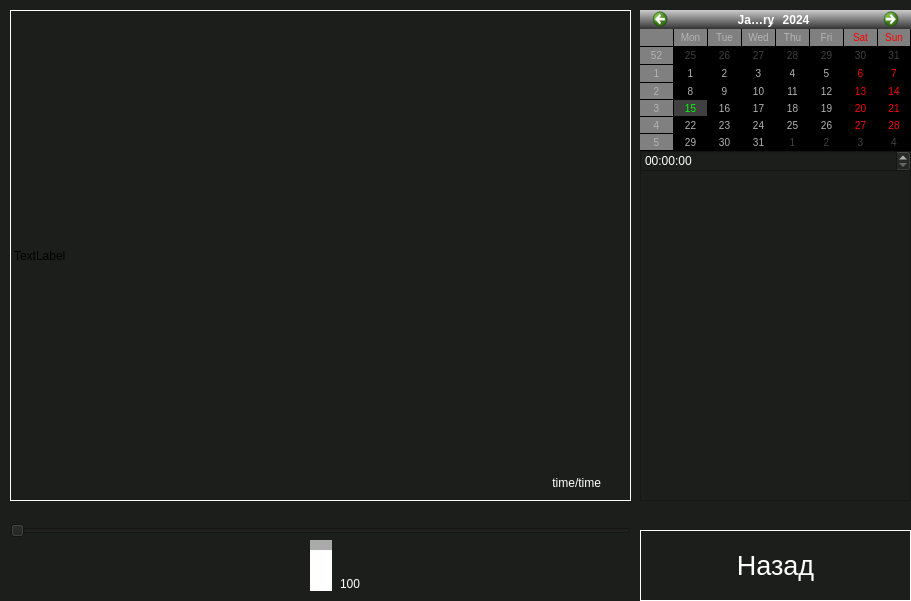
<?xml version="1.0" encoding="UTF-8"?>
<ui version="4.0">
 <class>MainWindow</class>
 <widget class="QMainWindow" name="MainWindow">
  <property name="geometry">
   <rect>
    <x>0</x>
    <y>0</y>
    <width>911</width>
    <height>601</height>
   </rect>
  </property>
  <property name="windowTitle">
   <string>Проигрыватель</string>
  </property>
  <property name="styleSheet">
   <string notr="true">background:#1C1E1B;</string>
  </property>
  <widget class="QWidget" name="centralwidget">
   <property name="enabled">
    <bool>true</bool>
   </property>
   <widget class="QPushButton" name="btn_play">
    <property name="geometry">
     <rect>
      <x>10</x>
      <y>550</y>
      <width>41</width>
      <height>41</height>
     </rect>
    </property>
    <property name="styleSheet">
     <string notr="true">QPushButton{
border:0px;
}
QPushButton:hover{
background:#111;
}</string>
    </property>
    <property name="text">
     <string/>
    </property>
    <property name="icon">
     <iconset resource="resources.qrc">
      <normaloff>:/player/player2.png</normaloff>:/player/player2.png</iconset>
    </property>
    <property name="iconSize">
     <size>
      <width>40</width>
      <height>40</height>
     </size>
    </property>
   </widget>
   <widget class="QPushButton" name="btn_forwardplayer">
    <property name="geometry">
     <rect>
      <x>130</x>
      <y>550</y>
      <width>41</width>
      <height>41</height>
     </rect>
    </property>
    <property name="styleSheet">
     <string notr="true">QPushButton{
border:0px;
}
QPushButton:hover{
background:#111;
}</string>
    </property>
    <property name="text">
     <string/>
    </property>
    <property name="icon">
     <iconset resource="resources.qrc">
      <normaloff>:/player/player3.png</normaloff>:/player/player3.png</iconset>
    </property>
    <property name="iconSize">
     <size>
      <width>40</width>
      <height>40</height>
     </size>
    </property>
   </widget>
   <widget class="QPushButton" name="btn_backplayer">
    <property name="geometry">
     <rect>
      <x>70</x>
      <y>550</y>
      <width>41</width>
      <height>41</height>
     </rect>
    </property>
    <property name="styleSheet">
     <string notr="true">QPushButton{
border:0px;
}
QPushButton:hover{
background:#111;
}</string>
    </property>
    <property name="text">
     <string/>
    </property>
    <property name="icon">
     <iconset resource="resources.qrc">
      <normaloff>:/player/player5.png</normaloff>:/player/player5.png</iconset>
    </property>
    <property name="iconSize">
     <size>
      <width>40</width>
      <height>40</height>
     </size>
    </property>
   </widget>
   <widget class="QSlider" name="horizontalSlider">
    <property name="geometry">
     <rect>
      <x>10</x>
      <y>520</y>
      <width>621</width>
      <height>22</height>
     </rect>
    </property>
    <property name="minimum">
     <number>0</number>
    </property>
    <property name="maximum">
     <number>50000</number>
    </property>
    <property name="pageStep">
     <number>5000</number>
    </property>
    <property name="value">
     <number>0</number>
    </property>
    <property name="sliderPosition">
     <number>0</number>
    </property>
    <property name="orientation">
     <enum>Qt::Horizontal</enum>
    </property>
    <property name="tickPosition">
     <enum>QSlider::NoTicks</enum>
    </property>
   </widget>
   <widget class="QSlider" name="verticalSlider">
    <property name="geometry">
     <rect>
      <x>310</x>
      <y>540</y>
      <width>22</width>
      <height>51</height>
     </rect>
    </property>
    <property name="autoFillBackground">
     <bool>false</bool>
    </property>
    <property name="styleSheet">
     <string notr="true">QSlider::handle:vertical {
    height: 10px;
    background: #aaa;
}

QSlider::groove:vertical {
    background: #fff;
    position: absolute; 
}</string>
    </property>
    <property name="inputMethodHints">
     <set>Qt::ImhNone</set>
    </property>
    <property name="minimum">
     <number>0</number>
    </property>
    <property name="maximum">
     <number>99</number>
    </property>
    <property name="value">
     <number>99</number>
    </property>
    <property name="orientation">
     <enum>Qt::Vertical</enum>
    </property>
    <property name="invertedAppearance">
     <bool>false</bool>
    </property>
    <property name="invertedControls">
     <bool>false</bool>
    </property>
    <property name="tickPosition">
     <enum>QSlider::NoTicks</enum>
    </property>
    <property name="tickInterval">
     <number>0</number>
    </property>
   </widget>
   <widget class="QPushButton" name="btn_back">
    <property name="geometry">
     <rect>
      <x>640</x>
      <y>530</y>
      <width>271</width>
      <height>71</height>
     </rect>
    </property>
    <property name="font">
     <font>
      <pointsize>20</pointsize>
     </font>
    </property>
    <property name="styleSheet">
     <string notr="true">QPushButton{
border:1px solid #fff;
color:#fff;
}
QPushButton:hover{
background:#ccc;
}</string>
    </property>
    <property name="text">
     <string>Назад</string>
    </property>
   </widget>
   <widget class="QLabel" name="label">
    <property name="geometry">
     <rect>
      <x>10</x>
      <y>10</y>
      <width>621</width>
      <height>491</height>
     </rect>
    </property>
    <property name="sizePolicy">
     <sizepolicy hsizetype="Expanding" vsizetype="Expanding">
      <horstretch>0</horstretch>
      <verstretch>0</verstretch>
     </sizepolicy>
    </property>
    <property name="contextMenuPolicy">
     <enum>Qt::CustomContextMenu</enum>
    </property>
    <property name="styleSheet">
     <string notr="true">border:1px solid #fff;</string>
    </property>
    <property name="text">
     <string>TextLabel</string>
    </property>
   </widget>
   <widget class="QLabel" name="label_2">
    <property name="geometry">
     <rect>
      <x>340</x>
      <y>570</y>
      <width>47</width>
      <height>21</height>
     </rect>
    </property>
    <property name="styleSheet">
     <string notr="true">color:#fff;</string>
    </property>
    <property name="text">
     <string>100</string>
    </property>
    <property name="alignment">
     <set>Qt::AlignBottom|Qt::AlignLeading|Qt::AlignLeft</set>
    </property>
   </widget>
   <widget class="QPushButton" name="btn_stop">
    <property name="geometry">
     <rect>
      <x>250</x>
      <y>550</y>
      <width>41</width>
      <height>41</height>
     </rect>
    </property>
    <property name="styleSheet">
     <string notr="true">QPushButton{
border:0px;
}
QPushButton:hover{
background:#111;
}</string>
    </property>
    <property name="text">
     <string/>
    </property>
    <property name="icon">
     <iconset resource="resources.qrc">
      <normaloff>:/player/player1.png</normaloff>:/player/player1.png</iconset>
    </property>
    <property name="iconSize">
     <size>
      <width>40</width>
      <height>40</height>
     </size>
    </property>
   </widget>
   <widget class="QPushButton" name="btn_pause">
    <property name="geometry">
     <rect>
      <x>190</x>
      <y>550</y>
      <width>41</width>
      <height>41</height>
     </rect>
    </property>
    <property name="styleSheet">
     <string notr="true">QPushButton{
border:0px;
}
QPushButton:hover{
background:#111;
}</string>
    </property>
    <property name="text">
     <string/>
    </property>
    <property name="icon">
     <iconset resource="resources.qrc">
      <normaloff>:/player/playe4.png</normaloff>:/player/playe4.png</iconset>
    </property>
    <property name="iconSize">
     <size>
      <width>40</width>
      <height>40</height>
     </size>
    </property>
   </widget>
   <widget class="QLabel" name="lbl_time">
    <property name="geometry">
     <rect>
      <x>530</x>
      <y>470</y>
      <width>71</width>
      <height>20</height>
     </rect>
    </property>
    <property name="styleSheet">
     <string notr="true">color:#fff;</string>
    </property>
    <property name="text">
     <string>time/time</string>
    </property>
    <property name="alignment">
     <set>Qt::AlignBottom|Qt::AlignRight|Qt::AlignTrailing</set>
    </property>
   </widget>
   <widget class="QListWidget" name="listWidget">
    <property name="geometry">
     <rect>
      <x>640</x>
      <y>150</y>
      <width>271</width>
      <height>351</height>
     </rect>
    </property>
    <property name="styleSheet">
     <string notr="true">color:#fff;</string>
    </property>
   </widget>
   <widget class="QCalendarWidget" name="calendarWidget">
    <property name="geometry">
     <rect>
      <x>640</x>
      <y>10</y>
      <width>271</width>
      <height>141</height>
     </rect>
    </property>
    <property name="sizePolicy">
     <sizepolicy hsizetype="Preferred" vsizetype="Preferred">
      <horstretch>10</horstretch>
      <verstretch>10</verstretch>
     </sizepolicy>
    </property>
    <property name="font">
     <font>
      <pointsize>10</pointsize>
     </font>
    </property>
    <property name="mouseTracking">
     <bool>false</bool>
    </property>
    <property name="autoFillBackground">
     <bool>false</bool>
    </property>
    <property name="styleSheet">
     <string notr="true">QCalendarWidget QToolButton {
  	height: 10px;
  	width: 30px;
  	color: white;
  	font-size: 12px;
  	icon-size: 56px, 56px;
  	background-color: qlineargradient(x1:0, y1:0, x2:0, y2:1, stop: 0 #cccccc, stop: 1 #333333);
  }
  QCalendarWidget QMenu {
  	width: 100px;
  	left: 20px;
  	color: green;
  	font-size: 18px;
  	background-color: rgb(100, 100, 100);
  }
  QCalendarWidget QSpinBox { 
  	width: 100px; 
  	font-size:12px; 
  	color: white; 
  	background-color: qlineargradient(x1:0, y1:0, x2:0, y2:1, stop: 0 #cccccc, stop: 1 #333333); 
  	selection-background-color: rgb(136, 136, 136);
  	selection-color: rgb(255, 255, 255);
  }
  QCalendarWidget QSpinBox::up-button { subcontrol-origin: border;  subcontrol-position: top right;  width:65px; }
  QCalendarWidget QSpinBox::down-button {subcontrol-origin: border; subcontrol-position: bottom right;  width:65px;}
  QCalendarWidget QSpinBox::up-arrow { width:56px;  height:56px; }
  QCalendarWidget QSpinBox::down-arrow { width:56px;  height:56px; }
   
  /* header row */
  QCalendarWidget QWidget { alternate-background-color: rgb(128, 128, 128); }
   
  /* normal days */
  QCalendarWidget QAbstractItemView:enabled 
  {
  	font-size:10px;  
  	color: rgb(180, 180, 180);  
  	background-color: black;  
  	selection-background-color: rgb(64, 64, 64); 
  	selection-color: rgb(0, 255, 0); 
  }
   
  /* days in other months */
  /* navigation bar */
QCalendarWidget QWidget#qt_calendar_navigationbar
{ 
background-color: qlineargradient(x1:0, y1:0, x2:0, y2:1, stop: 0 #cccccc, stop: 1 #333333); 
}

QCalendarWidget QAbstractItemView:disabled 
{ 
color: rgb(64, 64, 64); 
}</string>
    </property>
    <property name="gridVisible">
     <bool>true</bool>
    </property>
    <property name="navigationBarVisible">
     <bool>true</bool>
    </property>
   </widget>
   <widget class="QTimeEdit" name="timeEdit">
    <property name="geometry">
     <rect>
      <x>640</x>
      <y>150</y>
      <width>271</width>
      <height>22</height>
     </rect>
    </property>
    <property name="styleSheet">
     <string notr="true">color:#fff;</string>
    </property>
   </widget>
  </widget>
 </widget>
 <resources>
  <include location="resources.qrc"/>
 </resources>
 <connections>
  <connection>
   <sender>verticalSlider</sender>
   <signal>sliderMoved(int)</signal>
   <receiver>label_2</receiver>
   <slot>setNum(int)</slot>
   <hints>
    <hint type="sourcelabel">
     <x>258</x>
     <y>540</y>
    </hint>
    <hint type="destinationlabel">
     <x>292</x>
     <y>527</y>
    </hint>
   </hints>
  </connection>
 </connections>
</ui>
